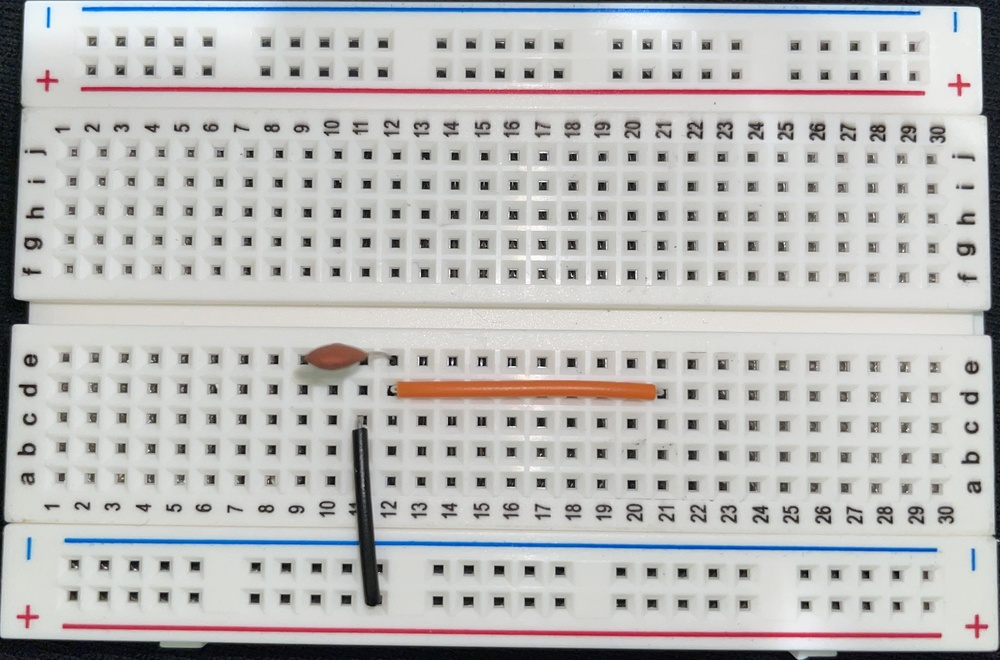
#> input picture temp/cropped_object_0.jpg, 1000 x 660 px, shrunk from 3300 x 2179 before the run
$ python wire_finder.py
#> lines starting #> are read from the running program, lines starting #| are printed output that depends on the picture; after the words box and inside, x2 and y2 are one past the last pixel; in counts of white or black regions, pixels touching at a corner belong together
import cv2
import numpy as np
import matplotlib.pyplot as plt

green_object_boxes = []
# Load the image
image = cv2.imread("temp/cropped_object_0.jpg")
#> image is the input picture: shape (660, 1000, 3); mean B, G, R 184.7, 186.1, 186.7

# Convert the image to HSV color space
hsv = cv2.cvtColor(image, cv2.COLOR_BGR2HSV)
#> hsv: shape (660, 1000, 3); mean H, S, V 50.3, 16.2, 190.7

# Define the lower and upper threshold values for green color in HSV
lower_green = np.array([30, 50, 50])  # Adjust these values as needed
upper_green = np.array([90, 255, 255])

# Create a mask for the green color
mask = cv2.inRange(hsv, lower_green, upper_green)
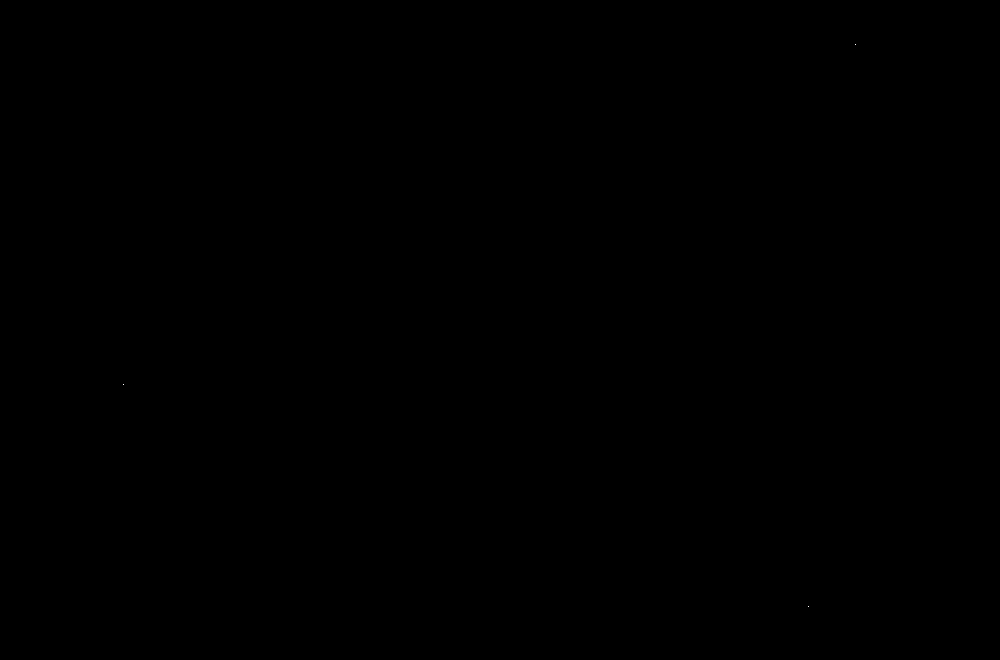
#> mask: shape (660, 1000); 0% white in thin lines or dots, all inside (x1, y1, x2, y2) = (123, 44, 856, 607)

# Perform morphological operations to remove noise
kernel = np.ones((5, 5), np.uint8)
mask = cv2.erode(mask, kernel, iterations=1)
#> mask: shape (660, 1000); every value is 0
mask = cv2.dilate(mask, kernel, iterations=1)

# Find contours in the mask
contours, _ = cv2.findContours(mask, cv2.RETR_EXTERNAL, cv2.CHAIN_APPROX_SIMPLE)
#> contours = []

# Filter contours by area to remove small noise
min_contour_area = 100  # Adjust as needed

for contour in contours:
    if cv2.contourArea(contour) > min_contour_area:
        # Find the minimum area rotated rectangle
        rect = cv2.minAreaRect(contour)

        # Get the corner points of the rotated rectangle
        box = cv2.boxPoints(rect)

        # Convert the coordinates to integers and adjust them
        box = np.int0(box)
        box[:, 0] -= 50  # Adjust left (x-coordinate)
        box[:, 1] -= 10  # Adjust up (y-coordinate)

        # Add the adjusted bounding box to the green_object_boxes list
        green_object_boxes.append(box)
#> this loop made 0 passes
#> after the loop, green_object_boxes = []

green_object_lines = []

for box in green_object_boxes:
    # Calculate the midpoint of the bounding box
    mid_x = np.mean(box[:, 0])
    mid_y = np.mean(box[:, 1])

    # Calculate the direction of the diagonal line
    dx = box[2][0] - box[0][0]
    dy = box[2][1] - box[0][1]

    # Normalize the direction vector
    length = np.sqrt(dx**2 + dy**2)
    dx /= length
    dy /= length

    # Calculate the starting and ending points for the line along the middle of the box
    line_length = (
        min(np.linalg.norm(box[0] - box[2]), np.linalg.norm(box[1] - box[3])) / 2
    )
    x1 = mid_x - dx * line_length
    y1 = mid_y - dy * line_length
    x2 = mid_x + dx * line_length
    y2 = mid_y + dy * line_length

    # Append the start and end points as a pair to the green_object_lines list
    green_object_lines.append([(x1, y1), (x2, y2)])
#> after the loop, green_object_lines = []

# Convert the green_object_lines list to a NumPy array
green_object_lines = np.array(green_object_lines)
#> green_object_lines = empty array


green_objects = [
    contour for contour in contours if cv2.contourArea(contour) > min_contour_area
]
#> green_objects = []

i = 0
# Draw rotated rectangles around detected green objects on the original image
for contour in green_objects:
    # Find the minimum area rotated rectangle
    rect = cv2.minAreaRect(contour)

    # Convert rectangle parameters to integers
    box = np.int0(cv2.boxPoints(rect))

    # Draw the rotated rectangle on the original image
    cv2.drawContours(image, [box], 0, (0, 255, 0), 4)

    # Label the bounding box with "wire" (larger font size)
    font = cv2.FONT_HERSHEY_SIMPLEX
    org = (box[0][0] + 100, box[0][1] + 103)  # Adjust the position for the label
    font_scale = 3.0  # Increase the font size further
    font_color = (0, 0, 255)  # Green color
    font_thickness = 13  # Increase the font thickness for better visibility
    temp_coord = green_object_lines[i]
    pt1, pt2 = temp_coord  # Get the start and end points of the line

    pt1 = (int(round(pt1[0])), int(round(pt1[1])))
    pt2 = (int(round(pt2[0])), int(round(pt2[1])))
    temp_coord = (pt1, pt2)
    cv2.putText(
        image,
        "wire",
        org,
        font,
        font_scale,
        font_color,
        font_thickness,
    )
    i += 1
#> after the loop, i = 0

# Display the result
cv2.imwrite("wires_labeled_large_font.jpg", image)
cv2.imshow("Green Object Detection", image)
cv2.waitKey(0)
cv2.destroyAllWindows()
